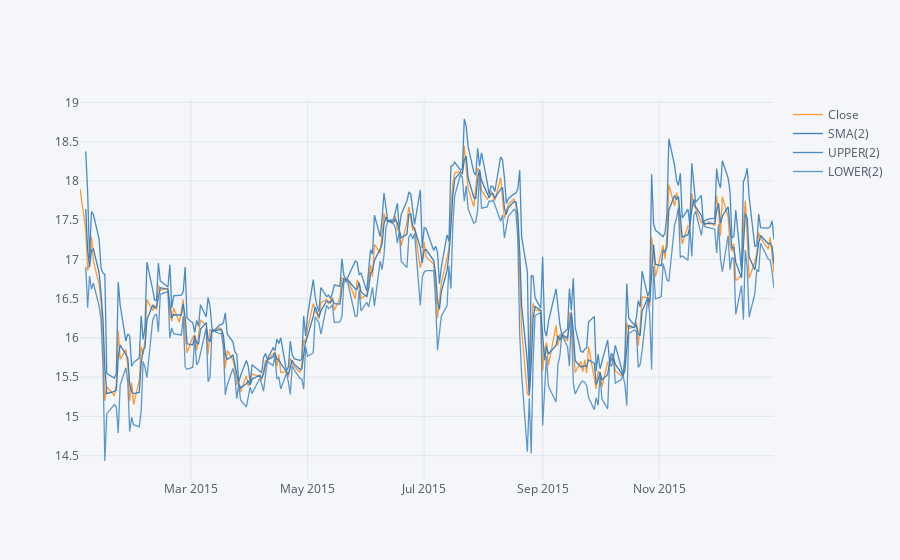

The code cell stored with this chart in its notebook:
### Markdown cell above
**Using .ta_plot(study='boll') create a Bollinger Band Plot for Bank of America for the year 2015.**

### Code cell
bank_stocks['BAC']['Close']['2015-1-1':'2015-12-31'].ta_plot(study='boll',period=[2])

### Figure 1 — Plotly figure (JSON) as saved in the notebook; plotly's stock layout.template omitted (floating-point values rounded to 4 significant figures; data arrays with more than 128 entries replaced by an {"elided": "..."} marker saying what was removed)
{"data": [{"line": {"color": "rgba(255, 153, 51, 1.0)", "dash": "solid", "shape": "linear", "width": 1.3}, "mode": "lines", "name": "Close", "text": "", "type": "scatter", "x": {"elided": "252 str values"}, "y": {"elided": "252 float values"}}, {"line": {"color": "rgba(55, 128, 191, 1.0)", "dash": "solid", "shape": "linear", "width": 1.3}, "mode": "lines", "name": "SMA(2)", "text": "", "type": "scatter", "x": {"elided": "252 str values"}, "y": {"elided": "252 mixed values"}}, {"line": {"color": "rgba(55, 128, 191, 0.8999999999999999)", "dash": "solid", "shape": "linear", "width": 1.3}, "mode": "lines", "name": "UPPER(2)", "text": "", "type": "scatter", "x": {"elided": "252 str values"}, "y": {"elided": "252 mixed values"}}, {"line": {"color": "rgba(55, 128, 191, 0.7999999999999998)", "dash": "solid", "shape": "linear", "width": 1.3}, "mode": "lines", "name": "LOWER(2)", "text": "", "type": "scatter", "x": {"elided": "252 str values"}, "y": {"elided": "252 mixed values"}}], "layout": {"legend": {"bgcolor": "#F5F6F9", "font": {"color": "#4D5663"}}, "paper_bgcolor": "#F5F6F9", "plot_bgcolor": "#F5F6F9", "title": {"font": {"color": "#4D5663"}}, "xaxis": {"gridcolor": "#E1E5ED", "showgrid": true, "tickfont": {"color": "#4D5663"}, "title": {"font": {"color": "#4D5663"}, "text": ""}, "zerolinecolor": "#E1E5ED"}, "yaxis": {"gridcolor": "#E1E5ED", "showgrid": true, "tickfont": {"color": "#4D5663"}, "title": {"font": {"color": "#4D5663"}, "text": ""}, "zerolinecolor": "#E1E5ED"}}}
